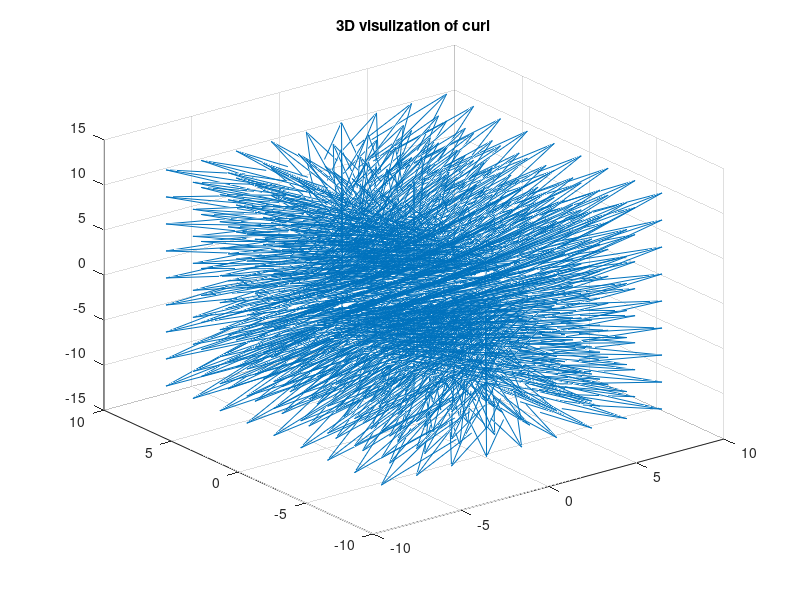

Write the MATLAB code that produced this figure. (Note: this script raises an error after producing the figure.)
x = -4:4;
y = x;
z = x;
[X, Y, Z] = meshgrid(x,y,z);
[Cx, Cy, Cz] = curl(X,Y,Z,Y.*Z,3.*X.*Z,Z);
figure
quiver3(X,Y,Z,Cx,Cy,Cz,0);
title('3D visulization of curl');
%printing the curl  in terms of u,v,w because x,y,z are already used
%differently before
syms u v w
U = [u, v, w];
V = [v.*w, 3.*u.*w, w];
curl(V,U)